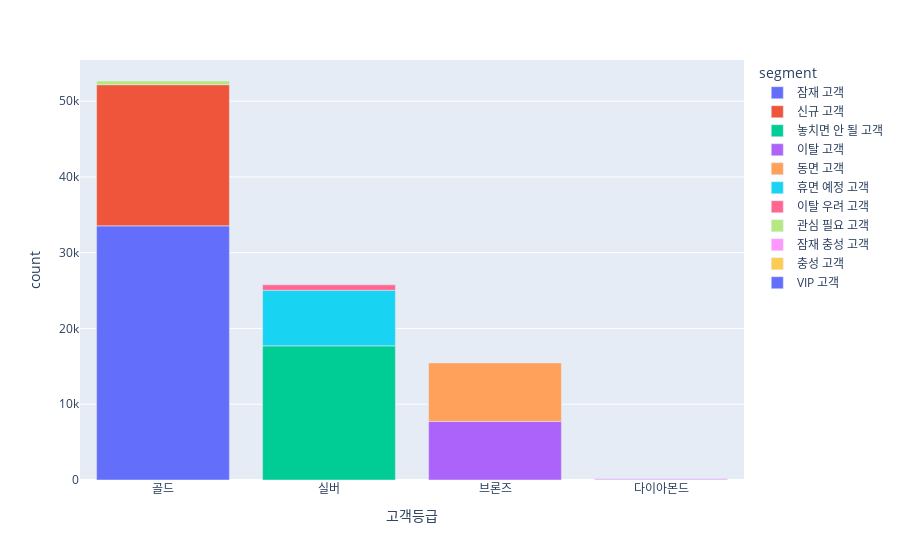

This figure's notebook cell:
### Code cell
# 고객 등급별 고객 수
grade = data.groupby(['고객등급', 'segment'])['customer_unique_id'].nunique().reset_index().sort_values(by='customer_unique_id', ascending = False)
grade.rename(columns = {'customer_unique_id' : 'count'}, inplace = True)
fig = px.bar(grade, x = '고객등급', y = 'count', color = 'segment')
fig.show()
#plt.figure(figsize=(15, 10))
#sns.barplot(x = grade['고객등급'], y = grade['count'])

### Figure 1 — Plotly figure (JSON) as saved in the notebook; plotly's stock layout.template omitted (floating-point values rounded to 4 significant figures)
{"data": [{"alignmentgroup": "True", "hovertemplate": "segment=잠재 고객<br>고객등급=%{x}<br>count=%{y}<extra></extra>", "legendgroup": "잠재 고객", "marker": {"color": "#636efa", "pattern": {"shape": ""}}, "name": "잠재 고객", "offsetgroup": "잠재 고객", "orientation": "v", "showlegend": true, "textposition": "auto", "type": "bar", "x": ["골드"], "xaxis": "x", "y": [33544], "yaxis": "y"}, {"alignmentgroup": "True", "hovertemplate": "segment=신규 고객<br>고객등급=%{x}<br>count=%{y}<extra></extra>", "legendgroup": "신규 고객", "marker": {"color": "#EF553B", "pattern": {"shape": ""}}, "name": "신규 고객", "offsetgroup": "신규 고객", "orientation": "v", "showlegend": true, "textposition": "auto", "type": "bar", "x": ["골드"], "xaxis": "x", "y": [18629], "yaxis": "y"}, {"alignmentgroup": "True", "hovertemplate": "segment=놓치면 안 될 고객<br>고객등급=%{x}<br>count=%{y}<extra></extra>", "legendgroup": "놓치면 안 될 고객", "marker": {"color": "#00cc96", "pattern": {"shape": ""}}, "name": "놓치면 안 될 고객", "offsetgroup": "놓치면 안 될 고객", "orientation": "v", "showlegend": true, "textposition": "auto", "type": "bar", "x": ["실버"], "xaxis": "x", "y": [17705], "yaxis": "y"}, {"alignmentgroup": "True", "hovertemplate": "segment=이탈 고객<br>고객등급=%{x}<br>count=%{y}<extra></extra>", "legendgroup": "이탈 고객", "marker": {"color": "#ab63fa", "pattern": {"shape": ""}}, "name": "이탈 고객", "offsetgroup": "이탈 고객", "orientation": "v", "showlegend": true, "textposition": "auto", "type": "bar", "x": ["브론즈"], "xaxis": "x", "y": [7730], "yaxis": "y"}, {"alignmentgroup": "True", "hovertemplate": "segment=동면 고객<br>고객등급=%{x}<br>count=%{y}<extra></extra>", "legendgroup": "동면 고객", "marker": {"color": "#FFA15A", "pattern": {"shape": ""}}, "name": "동면 고객", "offsetgroup": "동면 고객", "orientation": "v", "showlegend": true, "textposition": "auto", "type": "bar", "x": ["브론즈"], "xaxis": "x", "y": [7723], "yaxis": "y"}, {"alignmentgroup": "True", "hovertemplate": "segment=휴면 예정 고객<br>고객등급=%{x}<br>count=%{y}<extra></extra>", "legendgroup": "휴면 예정 고객", "marker": {"color": "#19d3f3", "pattern": {"shape": ""}}, "name": "휴면 예정 고객", "offsetgroup": "휴면 예정 고객", "orientation": "v", "showlegend": true, "textposition": "auto", "type": "bar", "x": ["실버"], "xaxis": "x", "y": [7339], "yaxis": "y"}, {"alignmentgroup": "True", "hovertemplate": "segment=이탈 우려 고객<br>고객등급=%{x}<br>count=%{y}<extra></extra>", "legendgroup": "이탈 우려 고객", "marker": {"color": "#FF6692", "pattern": {"shape": ""}}, "name": "이탈 우려 고객", "offsetgroup": "이탈 우려 고객", "orientation": "v", "showlegend": true, "textposition": "auto", "type": "bar", "x": ["실버"], "xaxis": "x", "y": [710], "yaxis": "y"}, {"alignmentgroup": "True", "hovertemplate": "segment=관심 필요 고객<br>고객등급=%{x}<br>count=%{y}<extra></extra>", "legendgroup": "관심 필요 고객", "marker": {"color": "#B6E880", "pattern": {"shape": ""}}, "name": "관심 필요 고객", "offsetgroup": "관심 필요 고객", "orientation": "v", "showlegend": true, "textposition": "auto", "type": "bar", "x": ["골드"], "xaxis": "x", "y": [489], "yaxis": "y"}, {"alignmentgroup": "True", "hovertemplate": "segment=잠재 충성 고객<br>고객등급=%{x}<br>count=%{y}<extra></extra>", "legendgroup": "잠재 충성 고객", "marker": {"color": "#FF97FF", "pattern": {"shape": ""}}, "name": "잠재 충성 고객", "offsetgroup": "잠재 충성 고객", "orientation": "v", "showlegend": true, "textposition": "auto", "type": "bar", "x": ["다이아몬드"], "xaxis": "x", "y": [149], "yaxis": "y"}, {"alignmentgroup": "True", "hovertemplate": "segment=충성 고객<br>고객등급=%{x}<br>count=%{y}<extra></extra>", "legendgroup": "충성 고객", "marker": {"color": "#FECB52", "pattern": {"shape": ""}}, "name": "충성 고객", "offsetgroup": "충성 고객", "orientation": "v", "showlegend": true, "textposition": "auto", "type": "bar", "x": ["다이아몬드"], "xaxis": "x", "y": [58], "yaxis": "y"}, {"alignmentgroup": "True", "hovertemplate": "segment=VIP 고객<br>고객등급=%{x}<br>count=%{y}<extra></extra>", "legendgroup": "VIP 고객", "marker": {"color": "#636efa", "pattern": {"shape": ""}}, "name": "VIP 고객", "offsetgroup": "VIP 고객", "orientation": "v", "showlegend": true, "textposition": "auto", "type": "bar", "x": ["다이아몬드"], "xaxis": "x", "y": [30], "yaxis": "y"}], "layout": {"barmode": "relative", "legend": {"title": {"text": "segment"}, "tracegroupgap": 0}, "margin": {"t": 60}, "xaxis": {"anchor": "y", "domain": [0, 1], "title": {"text": "고객등급"}}, "yaxis": {"anchor": "x", "domain": [0, 1], "title": {"text": "count"}}}}
